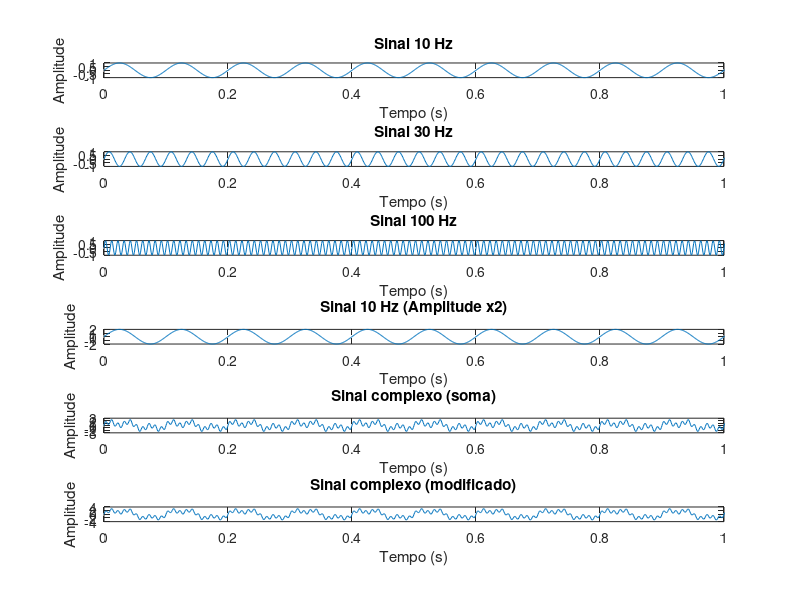
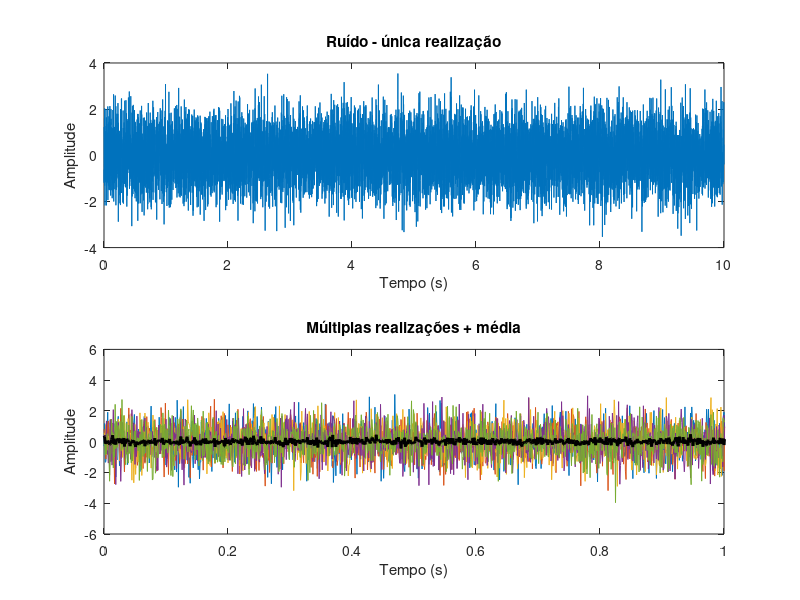

Recreate these plots in MATLAB, in order.
%% INTRODUÇÃO AO PROCESSAMENTO DE SINAIS - AULA 2
% Este script demonstra como sinais são gerados, combinados e visualizados

clc
clear
close all

%% =========================================
% CONCEITO 0: TEOREMA DE NYQUIST
% =========================================
% Para representar corretamente um sinal digitalmente:
% A frequência de amostragem (fs) deve ser pelo menos 2x maior que frequência do
% sinal que esperamos analisar;
% fs >= 2 * f_max
%
% Exemplo: para detectar 100 Hz → precisamos de pelo menos 200 Hz

% Um sinal de eletrofisiologia tem ao todo 30000 Hz.
% Como geralmente analisamos eventos em até 500 HZ precisamos de 
% uma amostragem de no minimo 1000 Hz

samplingFrequency = 1000;  % Taxa de amostragem: quantas amostras por segundo

%% ================================
% 1. PARÂMETROS DE AMOSTRAGEM
% ================================

timeStep = 1 / samplingFrequency; % Intervalo entre amostras
signalDuration = 10;              % Duração total do sinal (Segundos)

%% ================================
% 2. VETOR DE TEMPO
% ================================
% Um sinal digital é representado como uma sequência de valores ao longo do tempo

timeVector = 0:timeStep:signalDuration - timeStep;

%% ================================
% 3. RUÍDO (NOISE)
% ================================
% Ruído é um sinal aleatório, frequentemente modelado como distribuição normal

noiseSignal = randn(1, length(timeVector));

numberOfTrials = 50;
noiseTrialsMatrix = randn(numberOfTrials, length(timeVector));

%% Visualização do ruído

figure

subplot(2,1,1)
plot(timeVector, noiseSignal)
title('Ruído - única realização')
xlabel('Tempo (s)')
ylabel('Amplitude')

subplot(2,1,2)
plot(timeVector, noiseTrialsMatrix(1:5,:)) % primeiras realizações
hold on
plot(timeVector, mean(noiseTrialsMatrix,1), 'k', 'LineWidth', 2)

title('Múltiplas realizações + média')
xlabel('Tempo (s)')
ylabel('Amplitude')
xlim([0 1])

%% ================================
% 4. SINAIS SENOIDAIS
% ================================
% Uma senoide é um sinal periódico definido por frequência, amplitude e fase
% Frequência indica quantos ciclos ocorrem por segundo (Hz)

frequency10Hz = 10;
frequency30Hz = 30;
frequency100Hz = 100;

signal10Hz = sin(2 * pi * frequency10Hz * timeVector);
signal30Hz = sin(2 * pi * frequency30Hz * timeVector);
signal100Hz = sin(2 * pi * frequency100Hz * timeVector);

%% ================================
% 5. MANIPULAÇÃO DE AMPLITUDE
% ================================
% A amplitude controla a "altura" do sinal

signal10HzAmplitude2 = 2 * sin(2 * pi * frequency10Hz * timeVector);

%% ================================
% 6. SINAL COMPLEXO (SUPERPOSIÇÃO)
% ================================
% Um sinal complexo pode ser visto como a soma de múltiplas componentes

complexSignal = signal10Hz + signal30Hz + signal100Hz;
complexSignalModified = signal10HzAmplitude2 + signal30Hz + signal100Hz;

%% ================================
% 7. VISUALIZAÇÃO DOS SINAIS
% ================================

figure

signalsToPlot = {
    signal10Hz
    signal30Hz
    signal100Hz
    signal10HzAmplitude2
    complexSignal
    complexSignalModified
};

titlesList = {
    'Sinal 10 Hz'
    'Sinal 30 Hz'
    'Sinal 100 Hz'
    'Sinal 10 Hz (Amplitude x2)'
    'Sinal complexo (soma)'
    'Sinal complexo (modificado)'
};

for i = 1:length(signalsToPlot)
    subplot(6,1,i)
    plot(timeVector, signalsToPlot{i})
    title(titlesList{i})
    xlabel('Tempo (s)')
    ylabel('Amplitude')
    xlim([0 1])
end

%% ================================
% 8. SALVAMENTO
% ================================

outputFolder = 'C:\Users\ariog\Downloads\aulas_matlab\dados_da_aula';

% Garante que a pasta existe
if ~exist(outputFolder, 'dir')
    mkdir(outputFolder);
end

% Caminhos completos
dataFilePath = fullfile(outputFolder, 'complexSignals.mat');
imageFilePath = fullfile(outputFolder, 'complexSignals.jpg');

% Salvando dados
save(dataFilePath, ...
    'signal10Hz', 'signal30Hz', 'signal100Hz', ...
    'noiseSignal', 'complexSignal', 'complexSignalModified', 'timeVector')

% Salvando figura
saveas(gcf, imageFilePath)
